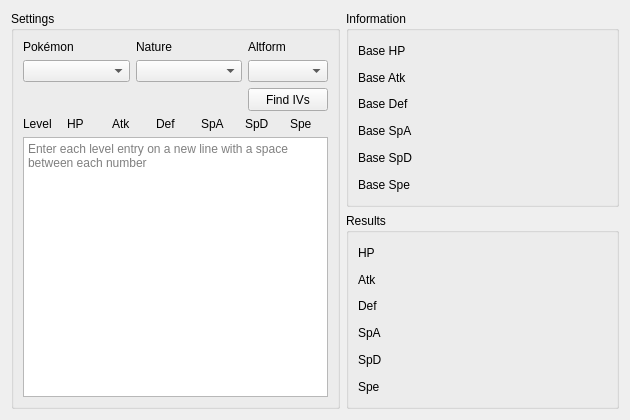
<?xml version="1.0" encoding="UTF-8"?>
<ui version="4.0">
 <class>IVCalculator</class>
 <widget class="QWidget" name="IVCalculator">
  <property name="geometry">
   <rect>
    <x>0</x>
    <y>0</y>
    <width>630</width>
    <height>420</height>
   </rect>
  </property>
  <property name="minimumSize">
   <size>
    <width>630</width>
    <height>420</height>
   </size>
  </property>
  <property name="windowTitle">
   <string>IV Calculator</string>
  </property>
  <layout class="QGridLayout" name="gridLayout_3">
   <item row="0" column="0" rowspan="2">
    <widget class="QGroupBox" name="groupBoxSettings">
     <property name="title">
      <string>Settings</string>
     </property>
     <layout class="QGridLayout" name="gridLayout_2">
      <item row="2" column="0" colspan="2">
       <spacer name="horizontalSpacer">
        <property name="orientation">
         <enum>Qt::Horizontal</enum>
        </property>
        <property name="sizeHint" stdset="0">
         <size>
          <width>219</width>
          <height>20</height>
         </size>
        </property>
       </spacer>
      </item>
      <item row="0" column="1">
       <widget class="QLabel" name="labelNature">
        <property name="text">
         <string>Nature</string>
        </property>
       </widget>
      </item>
      <item row="1" column="1">
       <widget class="QComboBox" name="comboBoxNature"/>
      </item>
      <item row="0" column="2">
       <widget class="QLabel" name="labelAltForm">
        <property name="text">
         <string>Altform</string>
        </property>
       </widget>
      </item>
      <item row="1" column="0">
       <widget class="QComboBox" name="comboBoxPokemon"/>
      </item>
      <item row="2" column="2">
       <widget class="QPushButton" name="pushButtonFindIVs">
        <property name="minimumSize">
         <size>
          <width>0</width>
          <height>23</height>
         </size>
        </property>
        <property name="text">
         <string>Find IVs</string>
        </property>
       </widget>
      </item>
      <item row="3" column="0" colspan="3">
       <layout class="QGridLayout" name="gridLayout">
        <item row="0" column="0">
         <widget class="QLabel" name="labelLevel">
          <property name="text">
           <string>Level</string>
          </property>
         </widget>
        </item>
        <item row="0" column="1">
         <widget class="QLabel" name="labelHP">
          <property name="text">
           <string>HP</string>
          </property>
         </widget>
        </item>
        <item row="0" column="2">
         <widget class="QLabel" name="labelAtk">
          <property name="text">
           <string>Atk</string>
          </property>
         </widget>
        </item>
        <item row="0" column="3">
         <widget class="QLabel" name="labelDef">
          <property name="text">
           <string>Def</string>
          </property>
         </widget>
        </item>
        <item row="0" column="4">
         <widget class="QLabel" name="labelSpA">
          <property name="text">
           <string>SpA</string>
          </property>
         </widget>
        </item>
        <item row="0" column="5">
         <widget class="QLabel" name="labelSpD">
          <property name="text">
           <string>SpD</string>
          </property>
         </widget>
        </item>
        <item row="0" column="6">
         <widget class="QLabel" name="labelSpe">
          <property name="text">
           <string>Spe</string>
          </property>
         </widget>
        </item>
        <item row="1" column="0" colspan="7">
         <widget class="QTextEdit" name="textEdit">
          <property name="placeholderText">
           <string>Enter each level entry on a new line with a space between each number</string>
          </property>
         </widget>
        </item>
       </layout>
      </item>
      <item row="0" column="0">
       <widget class="QLabel" name="labelSpecies">
        <property name="text">
         <string>Pokémon</string>
        </property>
       </widget>
      </item>
      <item row="1" column="2">
       <widget class="QComboBox" name="comboBoxAltForm"/>
      </item>
     </layout>
    </widget>
   </item>
   <item row="0" column="1">
    <widget class="QGroupBox" name="groupBoxInformation">
     <property name="title">
      <string>Information</string>
     </property>
     <layout class="QGridLayout" name="gridLayout_4">
      <item row="0" column="0">
       <widget class="QLabel" name="labelBaseHP">
        <property name="text">
         <string>Base HP</string>
        </property>
       </widget>
      </item>
      <item row="0" column="1">
       <widget class="QLabel" name="labelBaseHPValue">
        <property name="text">
         <string/>
        </property>
       </widget>
      </item>
      <item row="1" column="0">
       <widget class="QLabel" name="labelBaseAtk">
        <property name="text">
         <string>Base Atk</string>
        </property>
       </widget>
      </item>
      <item row="1" column="1">
       <widget class="QLabel" name="labelBaseAtkValue">
        <property name="text">
         <string/>
        </property>
       </widget>
      </item>
      <item row="2" column="0">
       <widget class="QLabel" name="labelBaseDef">
        <property name="text">
         <string>Base Def</string>
        </property>
       </widget>
      </item>
      <item row="2" column="1">
       <widget class="QLabel" name="labelBaseDefValue">
        <property name="text">
         <string/>
        </property>
       </widget>
      </item>
      <item row="3" column="0">
       <widget class="QLabel" name="labelBaseSpA">
        <property name="text">
         <string>Base SpA</string>
        </property>
       </widget>
      </item>
      <item row="3" column="1">
       <widget class="QLabel" name="labelBaseSpAValue">
        <property name="text">
         <string/>
        </property>
       </widget>
      </item>
      <item row="4" column="0">
       <widget class="QLabel" name="labelBaseSpD">
        <property name="text">
         <string>Base SpD</string>
        </property>
       </widget>
      </item>
      <item row="4" column="1">
       <widget class="QLabel" name="labelBaseSpDValue">
        <property name="text">
         <string/>
        </property>
       </widget>
      </item>
      <item row="5" column="0">
       <widget class="QLabel" name="labelBaseSpe">
        <property name="text">
         <string>Base Spe</string>
        </property>
       </widget>
      </item>
      <item row="5" column="1">
       <widget class="QLabel" name="labelBaseSpeValue">
        <property name="text">
         <string/>
        </property>
       </widget>
      </item>
     </layout>
    </widget>
   </item>
   <item row="1" column="1">
    <widget class="QGroupBox" name="groupBoxResults">
     <property name="title">
      <string>Results</string>
     </property>
     <layout class="QGridLayout" name="gridLayout_5">
      <item row="0" column="0">
       <widget class="QLabel" name="labelHPIV">
        <property name="text">
         <string>HP</string>
        </property>
       </widget>
      </item>
      <item row="0" column="1">
       <widget class="QLabel" name="labelHPIVValue">
        <property name="text">
         <string/>
        </property>
       </widget>
      </item>
      <item row="1" column="0">
       <widget class="QLabel" name="labelAtkIV">
        <property name="text">
         <string>Atk</string>
        </property>
       </widget>
      </item>
      <item row="1" column="1">
       <widget class="QLabel" name="labelAtkIVValue">
        <property name="text">
         <string/>
        </property>
       </widget>
      </item>
      <item row="2" column="0">
       <widget class="QLabel" name="labelDefIV">
        <property name="text">
         <string>Def</string>
        </property>
       </widget>
      </item>
      <item row="2" column="1">
       <widget class="QLabel" name="labelDefIVValue">
        <property name="text">
         <string/>
        </property>
       </widget>
      </item>
      <item row="3" column="0">
       <widget class="QLabel" name="labelSpAIV">
        <property name="text">
         <string>SpA</string>
        </property>
       </widget>
      </item>
      <item row="3" column="1">
       <widget class="QLabel" name="labelSpAIVValue">
        <property name="text">
         <string/>
        </property>
       </widget>
      </item>
      <item row="4" column="0">
       <widget class="QLabel" name="labelSpDIV">
        <property name="text">
         <string>SpD</string>
        </property>
       </widget>
      </item>
      <item row="4" column="1">
       <widget class="QLabel" name="labelSpDIVValue">
        <property name="text">
         <string/>
        </property>
       </widget>
      </item>
      <item row="5" column="0">
       <widget class="QLabel" name="labelSpeIV">
        <property name="text">
         <string>Spe</string>
        </property>
       </widget>
      </item>
      <item row="5" column="1">
       <widget class="QLabel" name="labelSpeIVValue">
        <property name="text">
         <string/>
        </property>
       </widget>
      </item>
     </layout>
    </widget>
   </item>
  </layout>
 </widget>
 <resources/>
 <connections/>
</ui>
